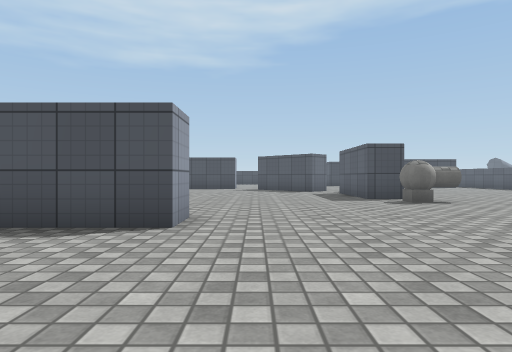
[1] (above)

24 first-person views from a walk through a Unity game level. The camera is 0.62 m above the floor, looks level and sees 75° across. The floor is counted in squares, 1 m on a side. Each view is taken from the middle of a square. On the plan, view 1 faces up. The plan holds only what a view shows up to about 10 squares ahead; the rest is blank. The place goes on beyond the plan. The player is left out. Some animated figures are not drawn. Surface patterns are stand-ins for the level's own textures.

[2]
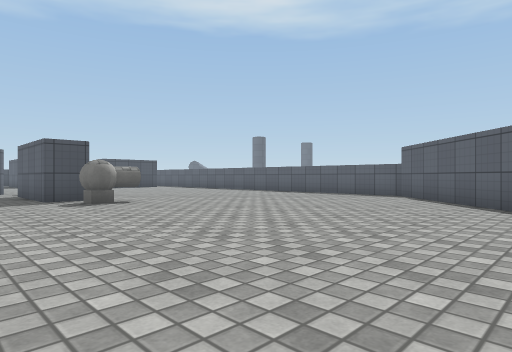

[3]
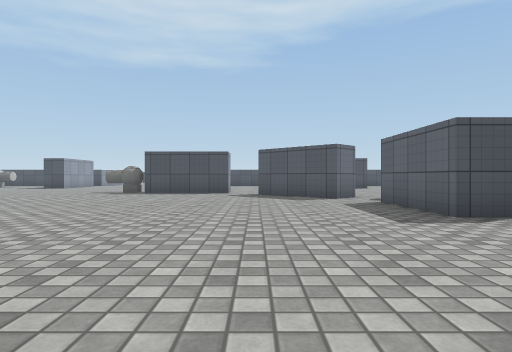

[4]
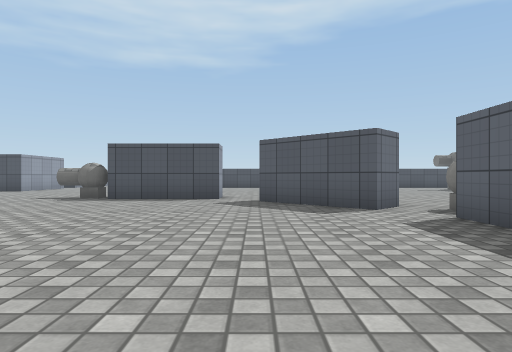

[5]
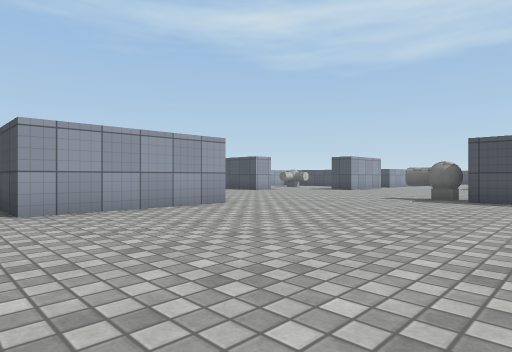

[6]
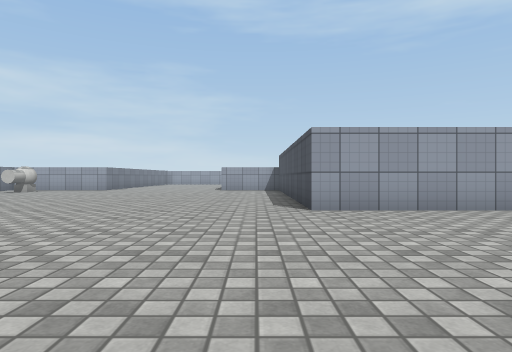

[7]
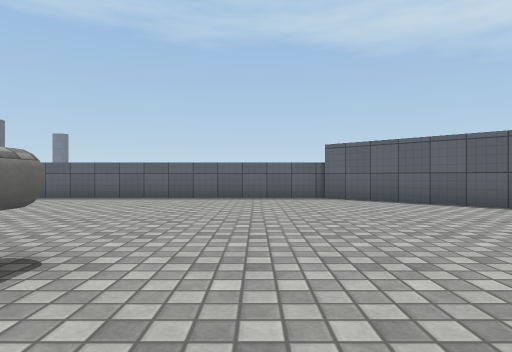

[8]
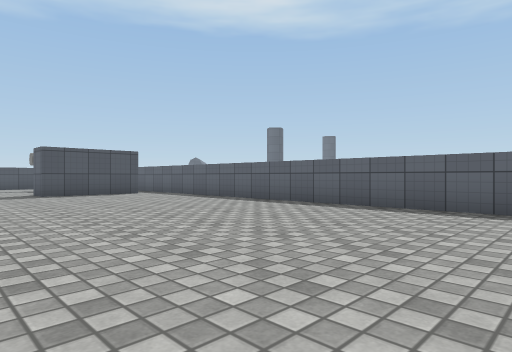

[9]
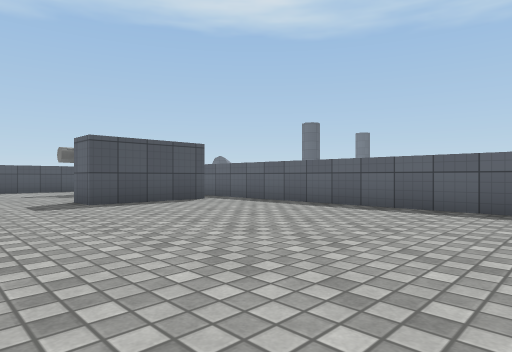

[10]
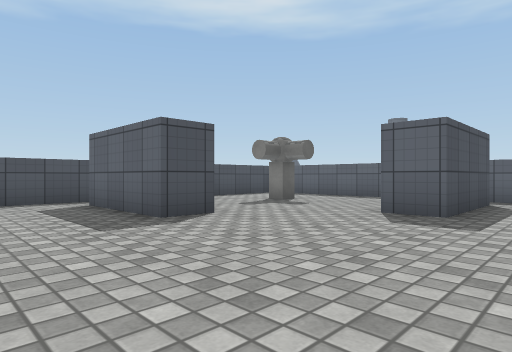

[11]
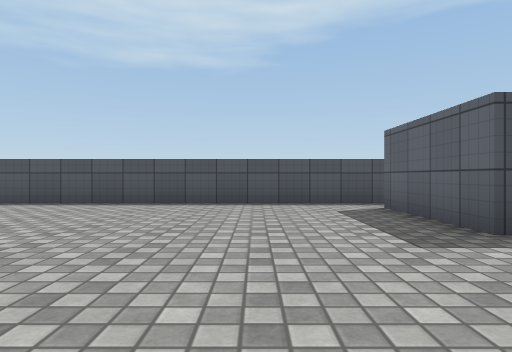

[12]
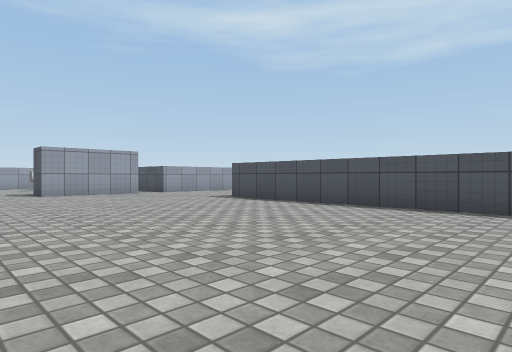

[13]
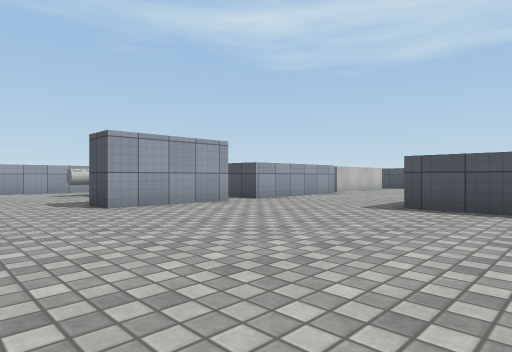

[14]
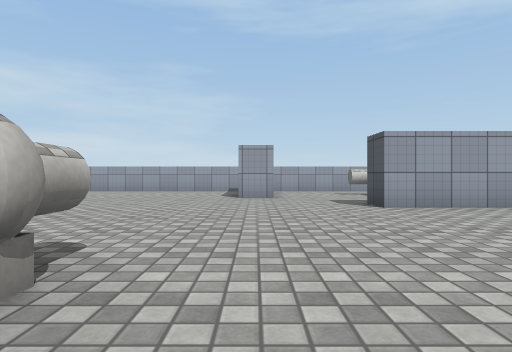

[15]
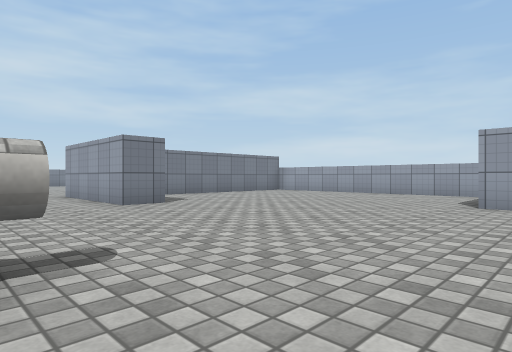

[16]
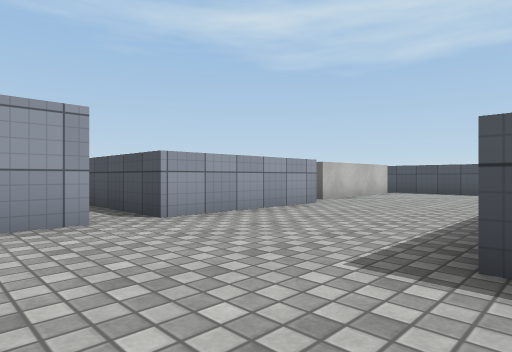

[17]
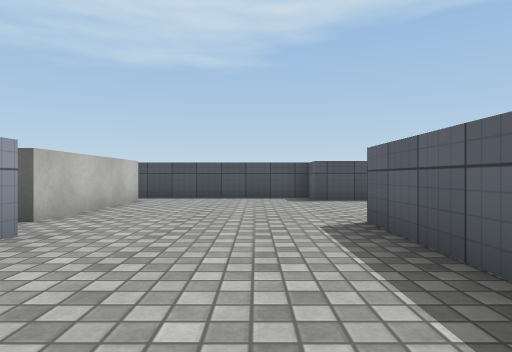

[18]
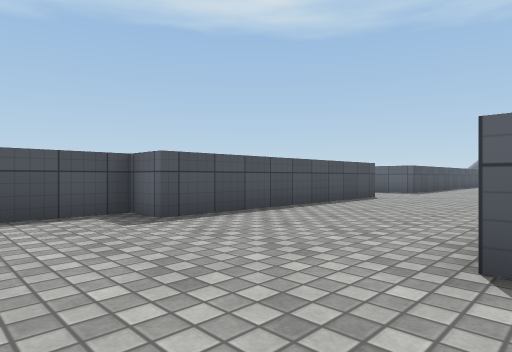

[19]
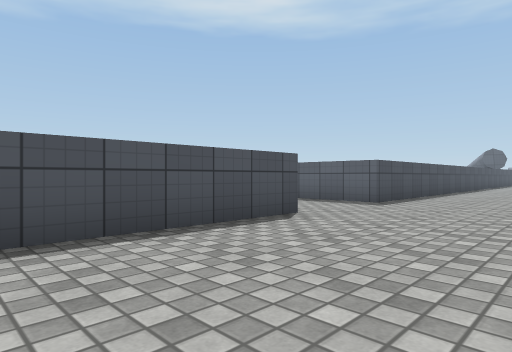

[20]
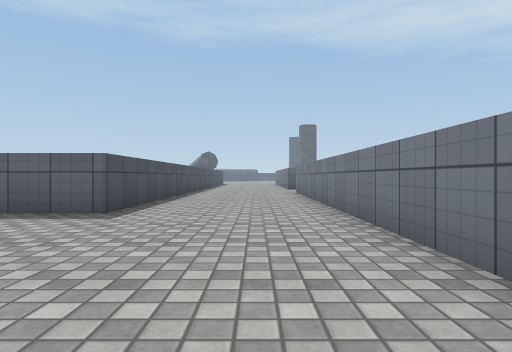

[21]
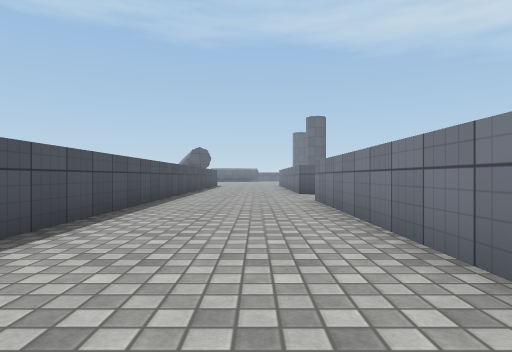

[22]
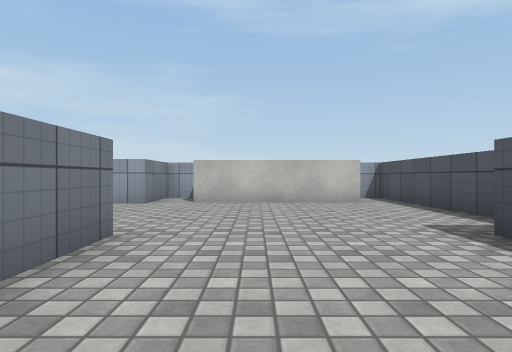

[23]
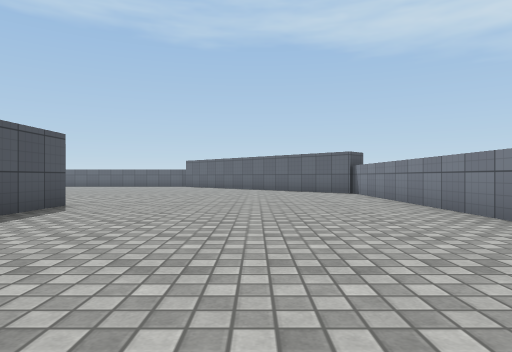

[24]
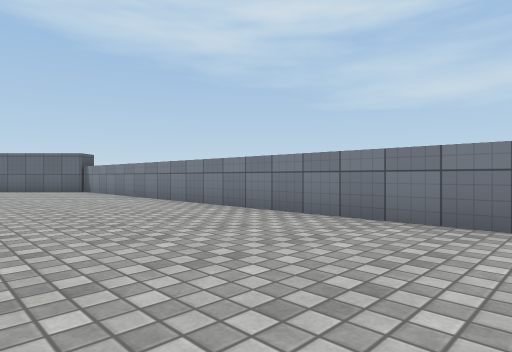

### Floor plan
Points are (right, up) in squares from view 1. A wall is a line through its corners. A room is listed if a view was taken in it or the views show most of it. See-through windows are left out.
Room 1 (views 1, 2, 3, 4, 5, 6, 7, 8, 9, 10, 11, 12, 13, 14, 15, 16, 17, 18, 19, 20, 21, 22, 23, 24)
walls: (-1, 16.9) (-1, 16) (-4, 16); (2.9, 13.8) (2.2, 13.1) (0.1, 15.2); (-9, 12) (-8, 12) (-8, 8) (-11.9, 8); (4, 9) (3, 9) (3, 12); (-1, 5) (-1, 4) (-3.1, 4); (5.6, 20.5) (4.5, 20.5) (4.5, 23.5); (-12.5, 18.5) (-12.5, 17.5); (-9.5, 23.6) (-9.5, 20.5) (-10.5, 20.5); (5, 24.5) (-5.5, 24.5); (10.5, 17.5) (7.5, 17.5) (7.5, 18.5); (-5.5, 26.9) (-5.5, 29.5) (-3.9, 29.5); (0.9, 29.5) (11.5, 29.5); (8.2, 0.9) (11.5, 4.2) (11.5, 17.8); (-11.5, 29.2) (-11.5, 28.5) (-9.5, 28.5) (-9.5, 24.5) (-12.5, 24.5); (-9.5, -3.5) (2, -3.5); (1.5, 33.5) (-5.5, 33.5) (-5.5, 34.5) (-11.5, 34.5) (-11.5, 34); (-10, 33.6) (-10, 29.5); (12.5, 33.5) (4.5, 33.5) (4.5, 35.9)
objects: other object (-14, 21) to (-13, 22); other object (-5, 16) to (-5, 17); other object (4, 8) to (5, 8); other object (4, 13) to (5, 13); other object (9, 22)

Where each view was taken, in squares from view 1:
view 1: 0 up, 0 right, facing up
view 2: 0 up, 1 right, facing up-right
view 3: 4 up, 0 right, facing up
view 4: 7 up, 0 right, facing up
view 5: 7 up, 2 left, facing up-left
view 6: 7 up, 2 left, facing left
view 7: 6 up, 2 right, facing right
view 8: 6 up, 5 right, facing up-right
view 9: 10 up, 5 right, facing up-right
view 10: 16 up, 2 right, facing up-right
view 11: 17 up, 2 right, facing up
view 12: 18 up, 2 right, facing up-left
view 13: 18 up, 3 left, facing up-left
view 14: 18 up, 3 left, facing left
view 15: 19 up, 5 left, facing down-left
view 16: 22 up, 5 left, facing up-left
view 17: 25 up, 7 left, facing up
view 18: 29 up, 8 left, facing up-right
view 19: 30 up, 3 left, facing up-right
view 20: 31 up, 1 left, facing right
view 21: 31 up, 3 right, facing right
view 22: 31 up, 2 left, facing left
view 23: 0 up, 8 left, facing right
view 24: 1 up, 10 left, facing down-right
